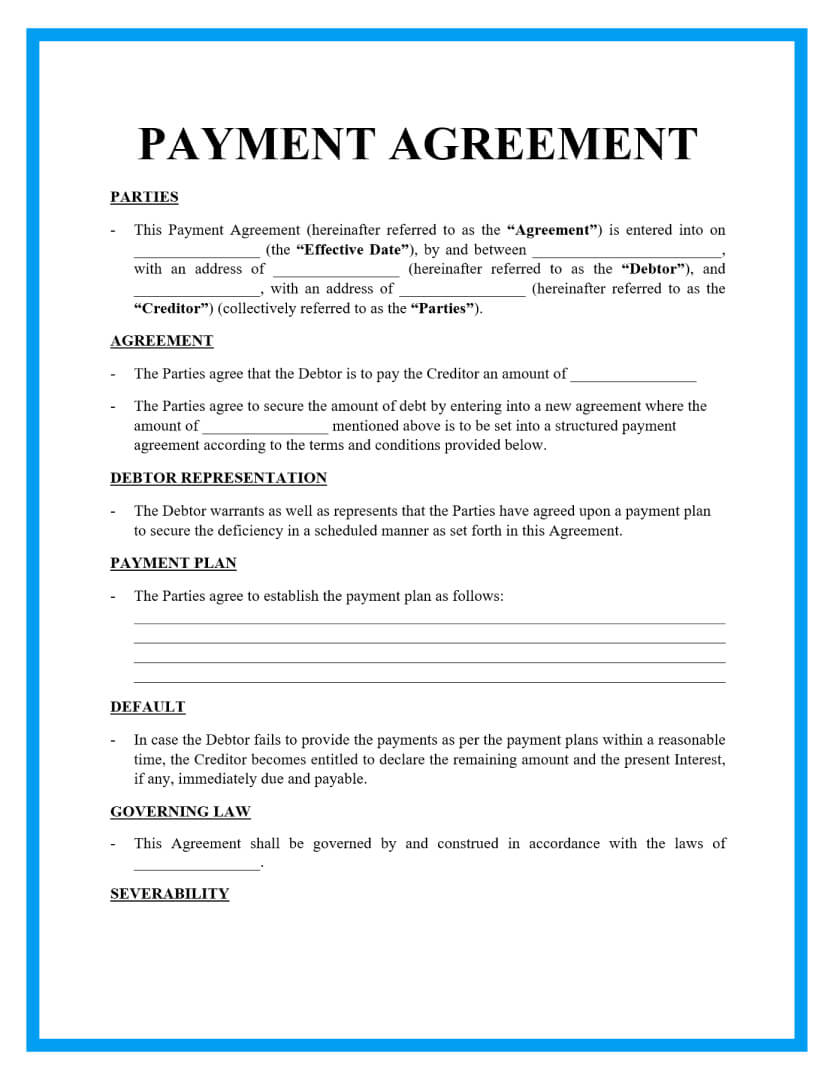
#> input picture test.jpg, 834 x 1080 px
$ python 'document scanner using cv.py'
#> lines starting #> are read from the running program, lines starting #| are printed output that depends on the picture; after the words box and inside, x2 and y2 are one past the last pixel; in counts of white or black regions, pixels touching at a corner belong together
#!/usr/bin/env python
# coding: utf-8

# In[1]:


# import the necessary packages
import numpy as np
import cv2
def order_points(pts):
    # initialzie a list of coordinates that will be ordered
    # such that the first entry in the list is the top-left,
    # the second entry is the top-right, the third is the
    # bottom-right, and the fourth is the bottom-left
    rect = np.zeros((4, 2), dtype = "float32")
    # the top-left point will have the smallest sum, whereas
    # the bottom-right point will have the largest sum
    s = pts.sum(axis = 1)
    rect[0] = pts[np.argmin(s)]
    rect[2] = pts[np.argmax(s)]
    # now, copute the difference between the points, the
    # top-right point will have the smallest difference,
    # whereas the bottom-left will have the largest difference
    diff = np.diff(pts, axis = 1)
    rect[1] = pts[np.argmin(diff)]
    rect[3] = pts[np.argmax(diff)]
    # return the ordered coordinates
    return rect


# In[2]:


def four_point_transform(image, pts):

    # obtain a consistent order of the points and unpack them
    # individually
    rect = order_points(pts)
    (tl, tr, br, bl) = rect

    # compute the width of the new image, which will be the
    # maximum distance between bottom-right and bottom-left
    # x-coordiates or the top-right and top-left x-coordinates
    widthA = np.sqrt(((br[0] - bl[0]) ** 2) + ((br[1] - bl[1]) ** 2))
    widthB = np.sqrt(((tr[0] - tl[0]) ** 2) + ((tr[1] - tl[1]) ** 2))
    maxWidth = max(int(widthA), int(widthB))

    # compute the height of the new image, which will be the
    # maximum distance between the top-right and bottom-right
    # y-coordinates or the top-left and bottom-left y-coordinates
    heightA = np.sqrt(((tr[0] - br[0]) ** 2) + ((tr[1] - br[1]) ** 2))
    heightB = np.sqrt(((tl[0] - bl[0]) ** 2) + ((tl[1] - bl[1]) ** 2))
    maxHeight = max(int(heightA), int(heightB))

    # now that we have the dimensions of the new image, construct
    # the set of destination points to obtain a "birds eye view",
    # (i.e. top-down view) of the image, again specifying points
    # in the top-left, top-right, bottom-right, and bottom-left
    # order
    dst = np.array([
        [0, 0],
        [maxWidth - 1, 0],
        [maxWidth - 1, maxHeight - 1],
        [0, maxHeight - 1]], dtype = "float32")

    # compute the perspective transform matrix and then apply it
    M = cv2.getPerspectiveTransform(rect, dst)
    warped = cv2.warpPerspective(image, M, (maxWidth, maxHeight))

    # return the warped image
    return warped


# In[3]:


import imutils
from skimage.filters import threshold_local
#from pyimagesearch.transform import four_point_transform
import numpy as np

img_path = 'test.jpg'
big_img = cv2.imread(img_path)
#> big_img is the input picture: shape (1080, 834, 3); mean B, G, R 245.1, 240.8, 232.9
cv2.imshow('org img',big_img)
cv2.waitKey(0)


ratio = big_img.shape[0] / 500.0
#> ratio = 2.16
org = big_img.copy()
img = imutils.resize(big_img, height = 500)
cv2.imshow('resizing',img)
cv2.waitKey(0)


gray_img = cv2.cvtColor(img.copy(),cv2.COLOR_BGR2GRAY)
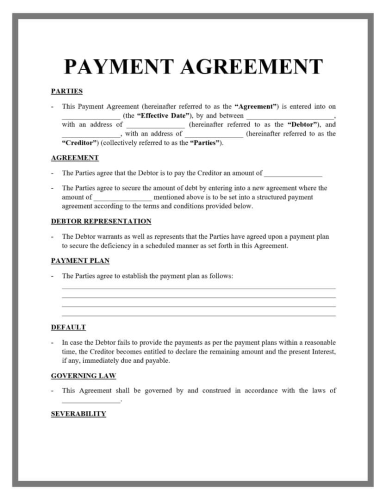
#> gray_img: shape (500, 386); min 0, max 255, mean 238.9
blur_img = cv2.GaussianBlur(gray_img,(5,5),0)
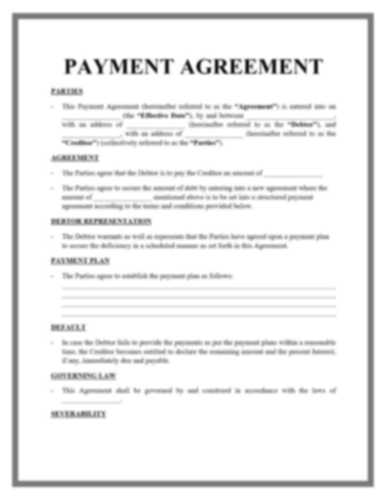
#> blur_img: shape (500, 386); min 22, max 255, mean 238.9
edged_img = cv2.Canny(blur_img,75,200)
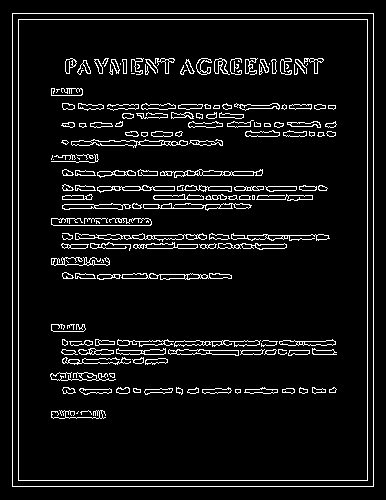
#> edged_img: shape (500, 386); 6.9% white in thin lines or dots, all inside (x1, y1, x2, y2) = (12, 13, 374, 487)
cv2.imshow('edged',edged_img)
cv2.waitKey(0)


cnts,_ = cv2.findContours(edged_img.copy(),cv2.RETR_LIST,cv2.CHAIN_APPROX_SIMPLE)
#> cnts = 421 contours, 148 with area under 20; largest, box (x1, y1, x2, y2) and area: (12, 13, 374, 487) 170753, (12, 13, 374, 487) 170751, (18, 19, 368, 481) 160889, (18, 19, 368, 481) 160887, (71, 139, 188, 148) 458
cnts = sorted(cnts,key=cv2.contourArea,reverse=True)[:5]
#> cnts = 5 contours; box (x1, y1, x2, y2) and area: (12, 13, 374, 487) 170753, (12, 13, 374, 487) 170751, (18, 19, 368, 481) 160889, (18, 19, 368, 481) 160887, (71, 139, 188, 148) 458
for c in cnts:
    peri = cv2.arcLength(c,True)
    approx = cv2.approxPolyDP(c,0.02*peri,True)
    if len(approx)==4:
        doc = approx
        break
#> this loop made 1 pass
#> (peri, doc) on pass 1: (1668, [[12, 13], [12, 486], [373, 486], [373, 13]])


p=[]
for d in doc:
    tuple_point = tuple(d[0])
    cv2.circle(img,tuple_point,3,(0,0,255),4)
    p.append(tuple_point)
#> this loop made 4 passes
#> tuple_point on passes 1 to 4: (12, 13), (12, 486), (373, 486), (373, 13)
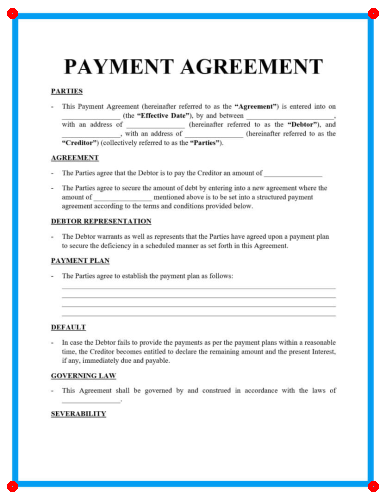
#> img: shape (500, 386, 3); mean B, G, R 244.6, 240.4, 233
#> after the loop, p = [(12, 13), (12, 486), (373, 486), (373, 13)]
cv2.imshow('Corner points detected',img)
cv2.waitKey(0)


warped = four_point_transform(org, doc.reshape(4, 2) * ratio)
#> in order_points, `s = pts.sum(axis = 1)`: s = [54, 1075.7, 1855.4, 833.8]
#> in order_points, `diff = np.diff(pts, axis = 1)`: diff = [2.16, 1023.8, 244.1, -777.6]
#> in four_point_transform, `rect = order_points(pts)`: rect = [[25.92, 28.08], [805.7, 28.08], [805.7, 1049.8], [25.92, 1049.8]]
#> in four_point_transform, `(tl, tr, br, bl) = rect`: tl = [25.92, 28.08]; tr = [805.7, 28.08]; br = [805.7, 1049.8]; bl = [25.92, 1049.8]
#> in four_point_transform, `widthA = np.sqrt(((br[0] - bl[0]) ** 2) + ((br[1] - bl[1]) ** 2))`: widthA = 779.8
#> in four_point_transform, `maxWidth = max(int(widthA), int(widthB))`: maxWidth = 779
#> in four_point_transform, `heightA = np.sqrt(((tr[0] - br[0]) ** 2) + ((tr[1] - br[1]) ** 2))`: heightA = 1021.7
#> in four_point_transform, `maxHeight = max(int(heightA), int(heightB))`: maxHeight = 1021
#> in four_point_transform, `dst = np.array([ [0, 0], [maxWidth - 1, 0], [maxWidth - 1, maxHeight -..`: dst = [[0, 0], [778, 0], [778, 1020], [0, 1020]]
#> in four_point_transform, `M = cv2.getPerspectiveTransform(rect, dst)`: M = [[0.998, 2.1e-18, -25.86], [0, 0.998, -28.03], [6.7e-20, -3.07e-37, 1]]
warped = cv2.cvtColor(warped, cv2.COLOR_BGR2GRAY)
#> warped: shape (1021, 779)
cv2.imshow("Warped", imutils.resize(warped, height = 650))
cv2.waitKey(0)


T = threshold_local(warped, 11, offset = 10, method = "gaussian")
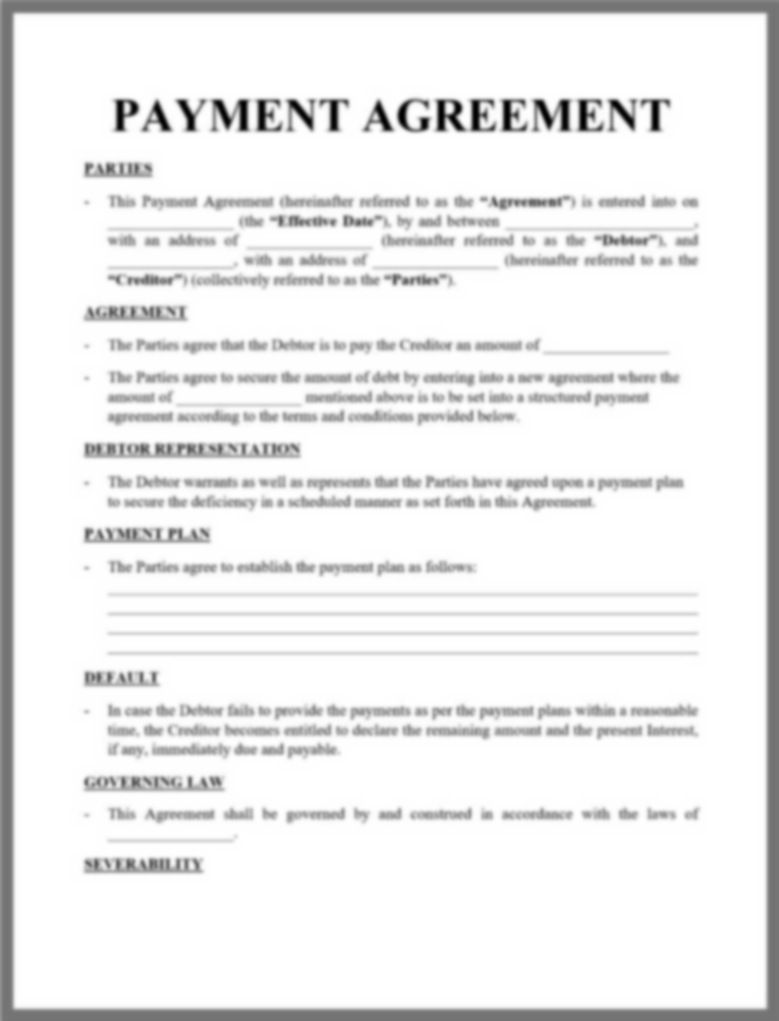
#> T: shape (1021, 779) float64; min -1.88, max 245, mean 227.2; drawn with min black and max white
warped = (warped > T).astype("uint8") * 255
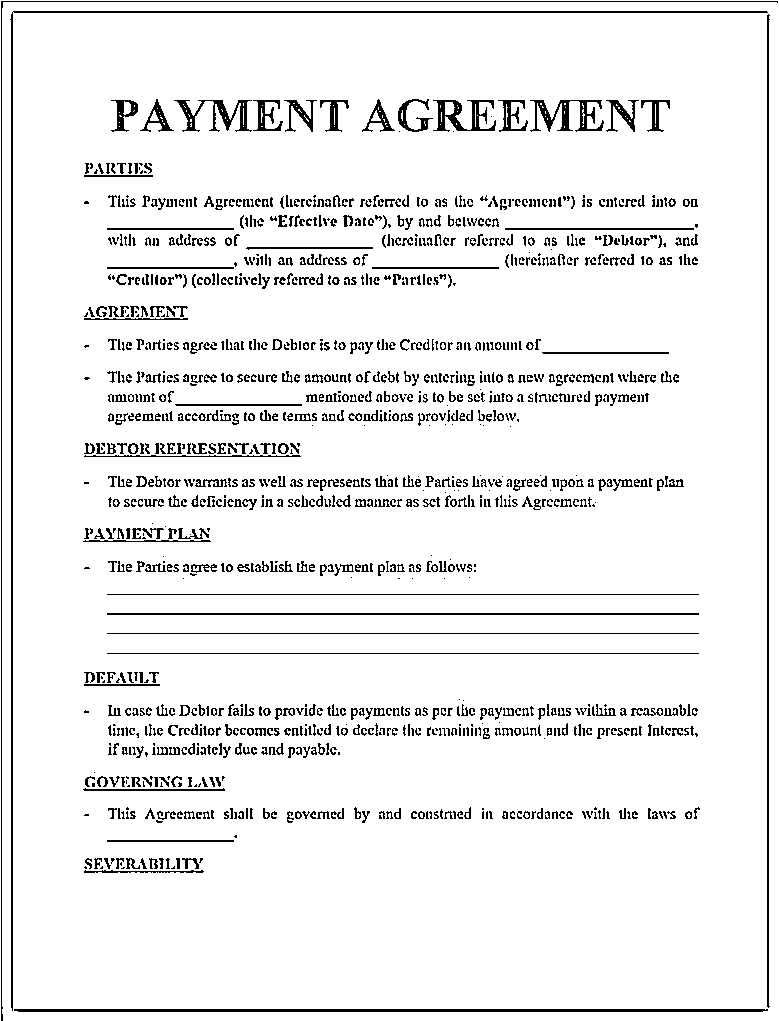
#> warped: shape (1021, 779); 93.3% white; black in thin lines or dots
cv2.imshow("Scanned", imutils.resize(warped, height = 650))
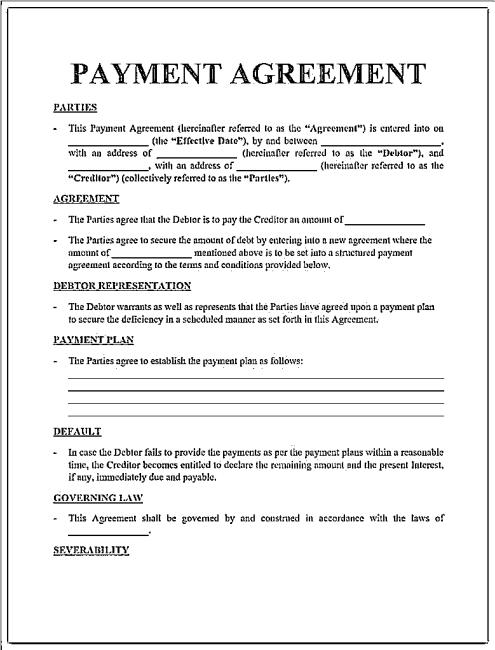
#> window 'Scanned': shape (650, 495); min 0, max 255, mean 237.9
cv2.waitKey(0)
cv2.destroyAllWindows()


# In[ ]:
